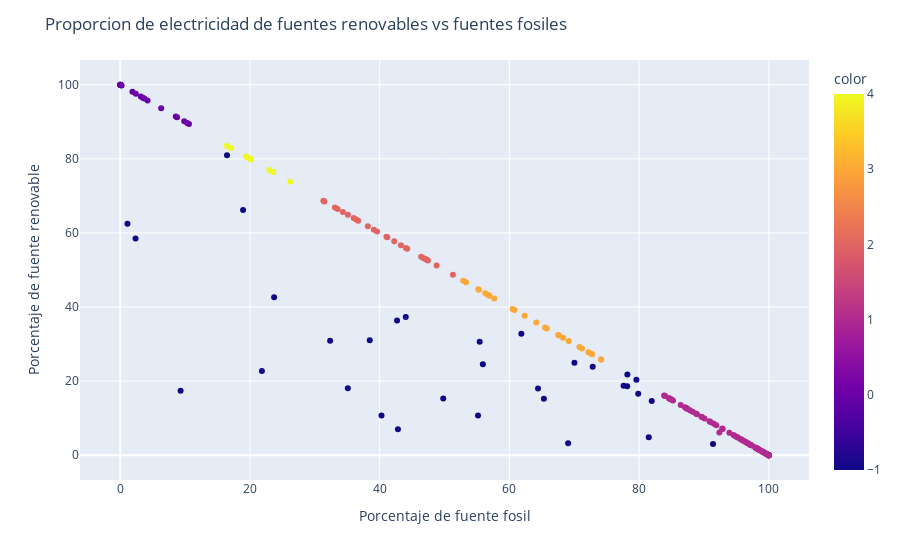

Write notebook code for a chart like this one.
### Markdown cell above
## 5. Visualizacion de clusters

### Code cell
fig = px.scatter(x=df["fossil_share_elec"], y=df["renewables_share_elec"], color=df['cluster'])
fig.update_layout(
    xaxis_title="Porcentaje de fuente fosil",
    yaxis_title="Porcentaje de fuente renovable"
    
)

# Filtrar las etiquetas de texto para mostrar solo para Sudamérica
# fig.update_traces(text=suram['country'])

# Agregar título al gráfico
fig.update_layout(
    title="Proporcion de electricidad de fuentes renovables vs fuentes fosiles",
)
fig.show()

### Figure 1 — Plotly figure (JSON) as saved in the notebook; plotly's stock layout.template omitted (floating-point values rounded to 4 significant figures; data arrays with more than 128 entries replaced by an {"elided": "..."} marker saying what was removed)
{"data": [{"hovertemplate": "x=%{x}<br>y=%{y}<br>color=%{marker.color}<extra></extra>", "legendgroup": "", "marker": {"color": {"elided": "203 int values"}, "coloraxis": "coloraxis", "symbol": "circle"}, "mode": "markers", "name": "", "orientation": "v", "showlegend": false, "type": "scatter", "x": {"elided": "203 float values"}, "xaxis": "x", "y": {"elided": "203 float values"}, "yaxis": "y"}], "layout": {"coloraxis": {"colorbar": {"title": {"text": "color"}}, "colorscale": [[0, "#0d0887"], [0.1111, "#46039f"], [0.2222, "#7201a8"], [0.3333, "#9c179e"], [0.4444, "#bd3786"], [0.5556, "#d8576b"], [0.6667, "#ed7953"], [0.7778, "#fb9f3a"], [0.8889, "#fdca26"], [1, "#f0f921"]]}, "legend": {"tracegroupgap": 0}, "margin": {"t": 60}, "title": {"text": "Proporcion de electricidad de fuentes renovables vs fuentes fosiles"}, "xaxis": {"anchor": "y", "domain": [0, 1], "title": {"text": "Porcentaje de fuente fosil"}}, "yaxis": {"anchor": "x", "domain": [0, 1], "title": {"text": "Porcentaje de fuente renovable"}}}}
